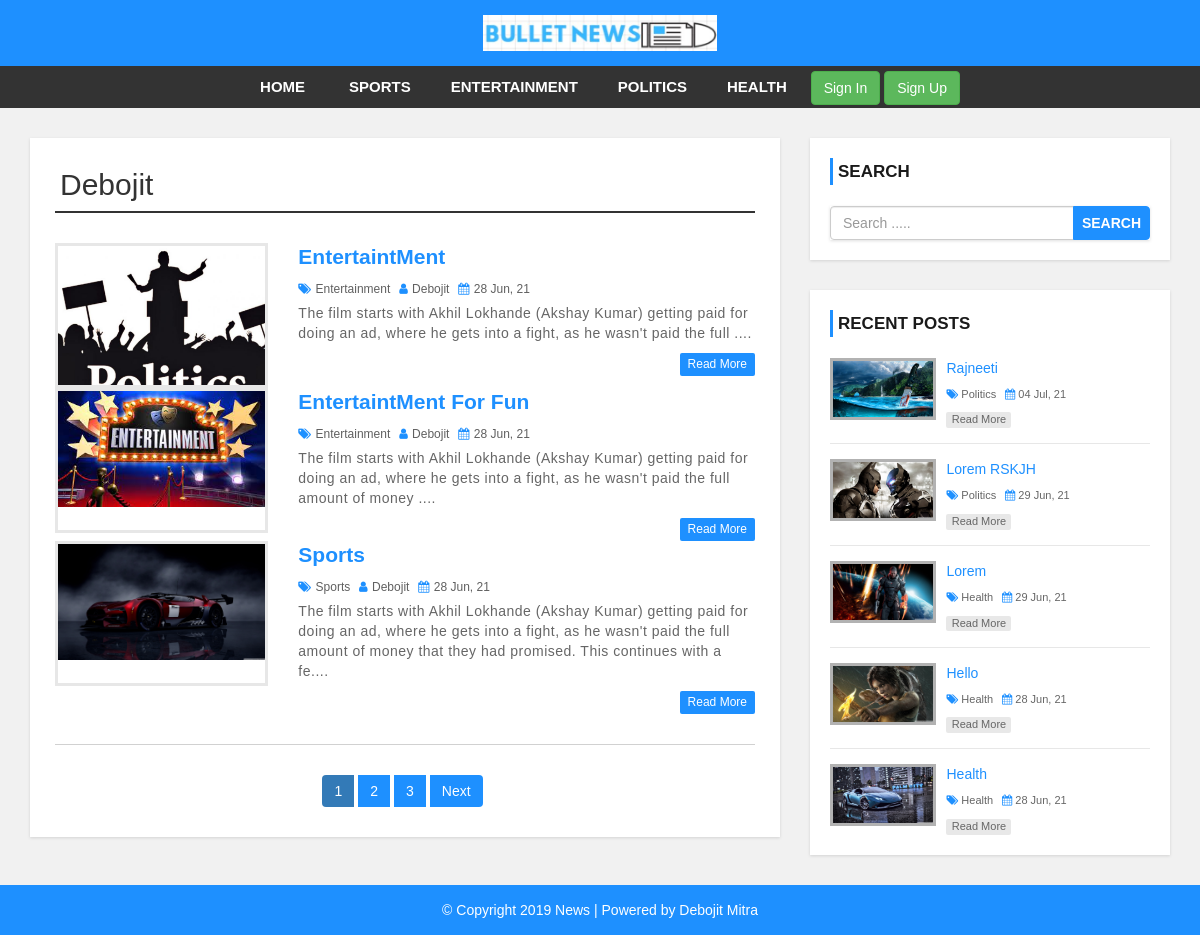
Screenshot of /author.php?aid=1 with the database file from the repository.
### tables this page shows
CREATE TABLE `settings` (
  `websitename` varchar(60) NOT NULL,
  `logo` varchar(50) NOT NULL,
  `footerdesc` varchar(255) NOT NULL
);

CREATE TABLE `category` (
  `category_id` int(11) NOT NULL,
  `category_name` varchar(100) NOT NULL,
  `post` int(11) NOT NULL DEFAULT 0
);

CREATE TABLE `user` (
  `user_id` int(10) UNSIGNED NOT NULL,
  `first_name` varchar(30) NOT NULL,
  `last_name` varchar(30) NOT NULL,
  `username` varchar(30) DEFAULT NULL,
  `password` varchar(40) DEFAULT NULL,
  `role` int(11) NOT NULL
);

CREATE TABLE `post` (
  `post_id` int(11) NOT NULL,
  `title` varchar(100) NOT NULL,
  `description` text NOT NULL,
  `category` varchar(100) NOT NULL,
  `post_date` varchar(50) NOT NULL,
  `author` int(11) NOT NULL,
  `post_img` varchar(100) NOT NULL
);

### author.php (the view, shortened to what this page needs)
<?php include 'header.php'; ?>
    <div id="main-content">
      <div class="container">
        <div class="row">
            <div class="col-md-8">
                <div class="post-container">
                <?php
                include 'config.php';
                $author_id=$_GET['aid'];
                $sql="SELECT `username` FROM user WHERE `user_id`='$author_id'";
                $result=mysqli_query($conn,$sql) or die('Query Failed:Display UserName');
                $row=mysqli_fetch_assoc($result);
                ?>
                  <h2 class="page-heading"><?php echo $row['username']; ?></h2>
                    <div class="post-content">
                    <?php
                    if (isset($_GET['page'])) {
                       $page=$_GET['page'];
                    }else {
                        $page=1;
                    }
                    $limit=3;
                    $offset=($page-1)*$limit;
                    $sql1="SELECT * FROM `post` LEFT JOIN category ON post.category=category.category_id LEFT JOIN user ON post.author=user.user_id WHERE post.author=$author_id LIMIT {$offset},{$limit}";
                    $result1=mysqli_query($conn,$sql1) or die('Query Failed:Display Post');
                    if (mysqli_num_rows($result1)>0) {
                        while($row1=mysqli_fetch_assoc($result1)){
                    ?>
                        <div class="row">
                            <div class="col-md-4">
                                <a class="post-img" href="single.php?id=<?php echo $row1['post_id']; ?>"><img src="admin/upload/<?php echo $row1['post_img']; ?>" alt=""/></a>
                            </div>
                            <div class="col-md-8">
                                <div class="inner-content clearfix">
                                    <h3><a href='single.php?id=<?php echo $row1['post_id']; ?>'><?php echo $row1['title']; ?></a></h3>
                                    <div class="post-information">
                                        <span>
                                            <i class="fa fa-tags" aria-hidden="true"></i>
                                            <a href='category.php?catid=<?php echo $row1['category_id']; ?>'><?php echo $row1['category_name']; ?></a>
                                        </span>
                                        <span>
                                            <i class="fa fa-user" aria-hidden="true"></i>
                                            <a href='author.php?aid=<?php echo $row1['user_id']; ?>'><?php echo $row1['username']; ?></a>
                                        </span>
                                        <span>
                                            <i class="fa fa-calendar" aria-hidden="true"></i>
                                            <?php echo $row1['post_date']?>
                                        </span>
                                    </div>
                                    <p class="description">
                                    <?php echo substr($row1['description'],0,200).'....'; ?>
                                    </p>
                                    <a class='read-more pull-right' href='single.php?id=<?php echo $row1['post_id']; ?>'>read more</a>
                                </div>
                            </div>
                        </div>
                        <?php
                            }
                        }
                    ?>
                    </div>
                    <?php
                    $sql2="SELECT * FROM `post` WHERE `author`='$author_id'";
                    $result2=mysqli_query($conn,$sql2) or die("Query Failed: Pagination Filed");
                    if (mysqli_num_rows($result2)>0) {
                        $row2=mysqli_fetch_assoc($result2);
                        $totalRecords=mysqli_num_rows($result2);
                        $totalPages=ceil($totalRecords/$limit);
                        echo "<ul class='pagination'>";
                        for ($i=1; $i<=$totalPages ; $i++) {
                            if ($page==$i) {
                                $active="active";
                            }else {
                                $active="";
                            }
                            echo "<li class='".$active."'><a href='author.php?aid=".$row2['author']."&page=".$i."'>".$i."</a></li>";
                        }
                        if ($page<$totalPages) {
                            echo '<li><a href="author.php?aid='.$row2['author'].'&page='.($page+1).'">Next</a></li>';
                        }
                        echo " </ul>";
                    }
                    ?>
                </div>
            </div>
            <?php include 'sidebar.php'; ?>
        </div>
      </div>
    </div>
<?php include 'footer.php'; ?>

### header.php (shortened to what this page needs)
<!DOCTYPE html>
<html lang="en">
<head>
    <link rel="stylesheet" href="css/bootstrap.min.css" />
    <link rel="stylesheet" href="css/font-awesome.css">
    <link rel="stylesheet" href="css/style.css">
</head>
<body>
<div id="header">
    <div class="container">
        <div class="row">
                    <?php
                        include 'config.php';
                        $sql="SELECT * FROM `settings`";
                        $result=mysqli_query($conn,$sql);
                        $row=mysqli_fetch_assoc($result);
                        $logo=$row['logo'];
                    ?>
            <div class=" col-md-offset-4 col-md-4">
                <a href="index.php" id="logo"><img src="admin/images/<?php echo $logo; ?>"></a>
            </div>
        </div>
    </div>
</div>
<div id="menu-bar">
    <div class="container">
        <div class="row">
            <div class="col-md-12">
              <?php
              include 'config.php';
              if (isset($_GET['catid'])) {
                $cat_id=$_GET['catid'];
              }else {
                $active="";
              }
              $sql="SELECT * FROM `category` WHERE `post`>0";
              $result=mysqli_query($conn,$sql) or die("Query Failed: Category");
              if(mysqli_num_rows($result)>0){
              ?>
                <ul class='menu'>
                <li><a class="" href="index.php">Home</a></li>
                  <?php while($row=mysqli_fetch_assoc($result)){
                      echo '<li><a class="'.$active.'" href="category.php?catid='.$row['category_id'].'">'.$row['category_name'].'</a></li>';
                  }
                  ?>
                  <?php session_start();
                  if (!isset($_SESSION['loggedin']) || $_SESSION['loggedin']!=true) {
                      echo '<a href="signinForm.php" class="btn btn-success">Sign In</a>
                            <a href="signupForm.php" class="btn btn-success">Sign Up</a>';
                  }else {
                      echo '<p class="text-light" style="color:red;">Welcome : '.$_SESSION['username'].'</p>
                            <a href="signoutForm.php" class="btn btn-success">Sign Out</a>';
                  }
                  ?>
                </ul>
                <?php } ?>
            </div>
        </div>
    </div>
</div>

### sidebar.php
<div id="sidebar" class="col-md-4">
    <div class="search-box-container">
        <h4>Search</h4>
        <form class="search-post" action="search.php" method ="GET">
            <div class="input-group">
                <input type="text" name="search" class="form-control" placeholder="Search ....." REQUIRED>
                <span class="input-group-btn">
                    <button type="submit" class="btn btn-danger">Search</button>
                </span>
            </div>
        </form>
    </div>
      <div class="recent-post-container">
        <h4>Recent Posts</h4>
            <?php
            include 'config.php';
            $sql="SELECT * FROM `post` INNER JOIN `user` ON post.author=user.user_id INNER JOIN `category` ON post.category=category.category_id ORDER BY `post_id` DESC LIMIT 5";
            $result=mysqli_query($conn,$sql) or die("Query Failed");
            if(mysqli_num_rows($result)>0){
                while($row=mysqli_fetch_assoc($result)){
            ?>
        <div class="recent-post">
            <a class="post-img" href="single.php?id=<?php echo $row['post_id']; ?>">
                <img src="admin/upload/<?php echo $row['post_img']; ?>" alt=""/>
            </a>
            <div class="post-content">
                <h5><a href="single.php?id=<?php echo $row['post_id']; ?>"><?php echo $row['title']; ?></a></h5>
                <span>
                    <i class="fa fa-tags" aria-hidden="true"></i>
                    <a href='category.php?catid=<?php echo $row['category_id']; ?>'><?php echo $row['category_name']; ?></a>
                </span>
                <span>
                    <i class="fa fa-calendar" aria-hidden="true"></i>
                    <?php echo $row['post_date']; ?>
                </span>
                <a class="read-more" href="single.php?id=<?php echo $row['post_id']; ?>">read more</a>
            </div>
        </div>
        <?php
        }
    }
    ?>
    </div>
</div>

### footer.php
<div id ="footer">
    <div class="container">
        <div class="row">
            <div class="col-md-12">
              <?php
                include "config.php";
                $sql = "SELECT * FROM settings";
                $result = mysqli_query($conn, $sql) or die("Query Failed.");
                if(mysqli_num_rows($result) > 0){
                  while($row = mysqli_fetch_assoc($result)) {
              ?>
                <span><?php echo $row['footerdesc']; ?></span>
              <?php
                }
              }
              ?>
            </div>
        </div>
    </div>
</div>
</body>
</html>

### css/style.css (style rules this page uses)
body { background: #f1f1f1; font-family: sans-serif,arial,Helvetica; }
a, a:hover, a:focus { text-decoration: none; outline: none; }
ul { margin:0; padding:0; list-style:none; }
h2.page-heading { margin: 5px 0 30px; padding: 0 5px 10px; border-bottom: 2px solid #333; }
form { background: #fff; padding: 25px; box-shadow:0 1px 3px rgba(0, 0, 0, 0.13); }
#header { background: #1e90ff; text-align: center; padding: 15px; }
#logo { display: inline-block; width: 65%; }
#logo img { width: 100%; }
#menu-bar { background: #333; text-align: center; }
#menu-bar .menu > li { display: inline-block; }
.menu > li > a { padding: 10px 20px; display: block; text-transform: uppercase; color: #fff; font-size: 15px; font-weight:600; transition:all 0.5s ease 0s; }
#main-content { padding: 30px 0; min-height: 750px; }
#main-content .post-container { background-color: #fff; padding: 25px; box-shadow: 0 1px 3px rgba(0, 0, 0, 0.13); }
#main-content .post-content { border-bottom: 1px solid #d1d1d1; padding: 0 0 30px; margin-bottom:30px; }
#main-content .post-content img { width: 100%; }
#main-content .post-content .post-img { border: 3px solid #e7e7e7; display: block; height: 145px; overflow: hidden; transition: border .3s; }
#main-content .post-content h3 { font-size: 21px; line-height: 28px; font-weight: 600; margin: 0 0 7px; }
#main-content .post-content h3 a { color: #1e90ff; transition:all 0.3s; }
#main-content .post-content .post-information span { color: #606060; font-size: 12px; text-transform: capitalize; margin: 0 5px 5px 0; display: inline-block; }
#main-content .post-content .post-information i { color: #1e90ff; margin-right: 1px; }
#main-content .post-content .post-information a { color: #606060; text-decoration: none; }
#main-content .post-content p, #main-content .single-post p { color: #666; font-size: 14px; letter-spacing: 0.5px; margin:0 0 10px; }
#main-content .post-content a.read-more { color: #fff; background-color: #1E90FF; font-size: 12px; text-transform: capitalize; padding: 3px 8px; border-radius: 2px; transition: all 0.3s; }
.pagination { display: block; text-align: center; margin: 0; }
.pagination li { display:inline-block; margin: 0 5px 0 0; }
.pagination li a { border: none; background: #1e90ff; color: #fff; }
i.fa { color:#222; }
#sidebar h4 { color: #1A1A1A; font-size: 17px; line-height: 27px; font-weight:600; text-transform: uppercase; padding: 0 0 0 5px; margin: 0 0 21px; border-left: 3px solid #1e90ff; }
#sidebar .search-box-container { background-color: #fff; padding: 20px; margin: 0 0 30px; box-shadow: 0 1px 3px rgba(0, 0, 0, 0.13); }
#sidebar .search-post { padding: 0; }
#sidebar .search-post input { color: #606060; }
#sidebar .search-post .btn { font-weight: 600; text-transform: uppercase; padding: 6px 8px; background-color: #1E90FF; border-color: #1E90FF; outline: none; }
#sidebar .recent-post-container { padding: 20px; background: #fff; box-shadow: 0 1px 3px rgba(0, 0, 0, 0.13); }
#sidebar .recent-post { border-bottom: 1px solid #e7e7e7; padding: 0 0 15px; margin: 0 0 15px; }
#sidebar .recent-post:last-child { margin: 0; padding: 0; border: none; }
#sidebar .recent-post .post-img { display: inline-block; width: 33%; border: 3px solid rgba(0,0,0,0.3); vertical-align: top; transition: border .3s; }
#sidebar .recent-post .post-img img { width: 100%; }
#sidebar .recent-post .post-content { width: 65%; display: inline-block; border: none; padding: 0 0 0 7px; margin: 0; }
#sidebar .recent-post h5 { font-size: 14px; line-height: 20px; margin: 0 0 5px; }
#sidebar .recent-post h5 a { color: #1E90FF; }
#sidebar .recent-post span { color: #666; font-size: 11px; display: inline-block; margin: 0 5px 10px 0; }
#sidebar .recent-post span a { color: #666; }
#sidebar .recent-post span i { color: #1E90FF; }
#sidebar .recent-post a.read-more { color: #666; background-color: rgba(0,0,0,0.09); width: 65px; font-size: 11px; text-align: center; padding: 0; display: block; transition: all 0.3s; }
#footer { color: #fff; padding:15px 0; text-align:center; background-color:#1e90ff; }

### rows the page displays
settings: logo (picture), footerdesc "© Copyright 2019 News | Powered by Debojit Mitra"
category: category_name "SPORTS"
category: category_name "ENTERTAINMENT"
category: category_name "POLITICS"
category: category_name "HEALTH"
user: username "Debojit"
post: post_img (picture), title "EntertaintMent", category.category_name "Entertainment", user.username "Debojit", post_date "28 Jun, 21", description "The film starts with Akhil Lokhande (Akshay Kumar) getting paid for doing an ad, where he gets into a fight, as he wasn't paid the full"
post: post_img (picture), title "EntertaintMent For Fun", category.category_name "Entertainment", user.username "Debojit", post_date "28 Jun, 21", description "The film starts with Akhil Lokhande (Akshay Kumar) getting paid for doing an ad, where he gets into a fight, as he wasn't paid the full amount of money"
post: post_img (picture), title "Sports", category.category_name "Sports", user.username "Debojit", post_date "28 Jun, 21", description "The film starts with Akhil Lokhande (Akshay Kumar) getting paid for doing an ad, where he gets into a fight, as he wasn't paid the full amount of money that they had promised. This continues with a fe"
post: post_img (picture), title "Rajneeti", category.category_name "Politics", post_date "04 Jul, 21"
post: post_img (picture), title "Lorem RSKJH", category.category_name "Politics", post_date "29 Jun, 21"
post: post_img (picture), title "Lorem", category.category_name "Health", post_date "29 Jun, 21"
post: post_img (picture), title "Hello", category.category_name "Health", post_date "28 Jun, 21"
post: post_img (picture), title "Health", category.category_name "Health", post_date "28 Jun, 21"
